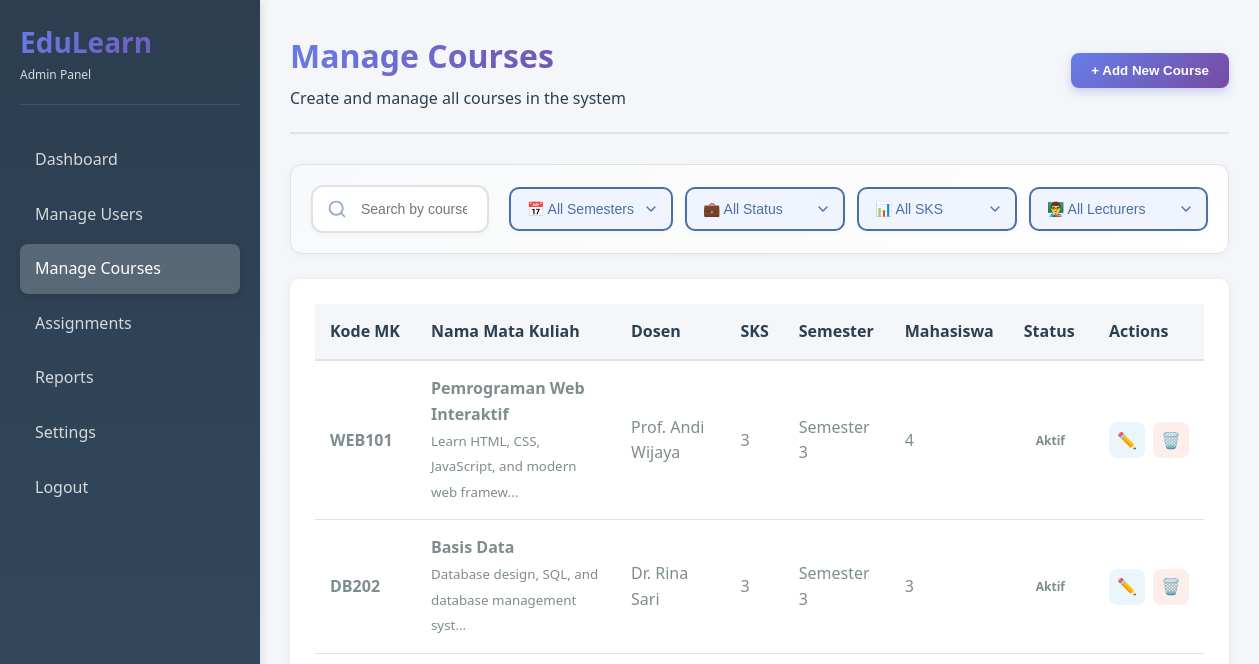
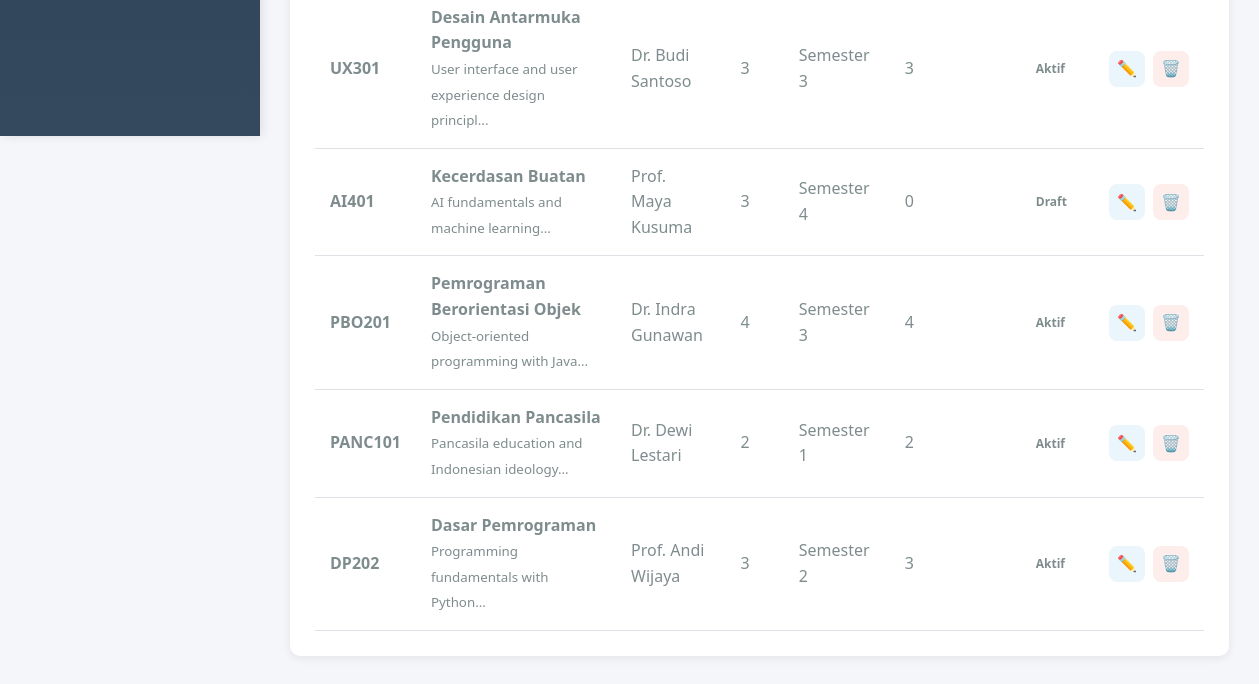
Page /admin/courses.php (signed in) on the earlier database version (2 pictures, top to bottom).
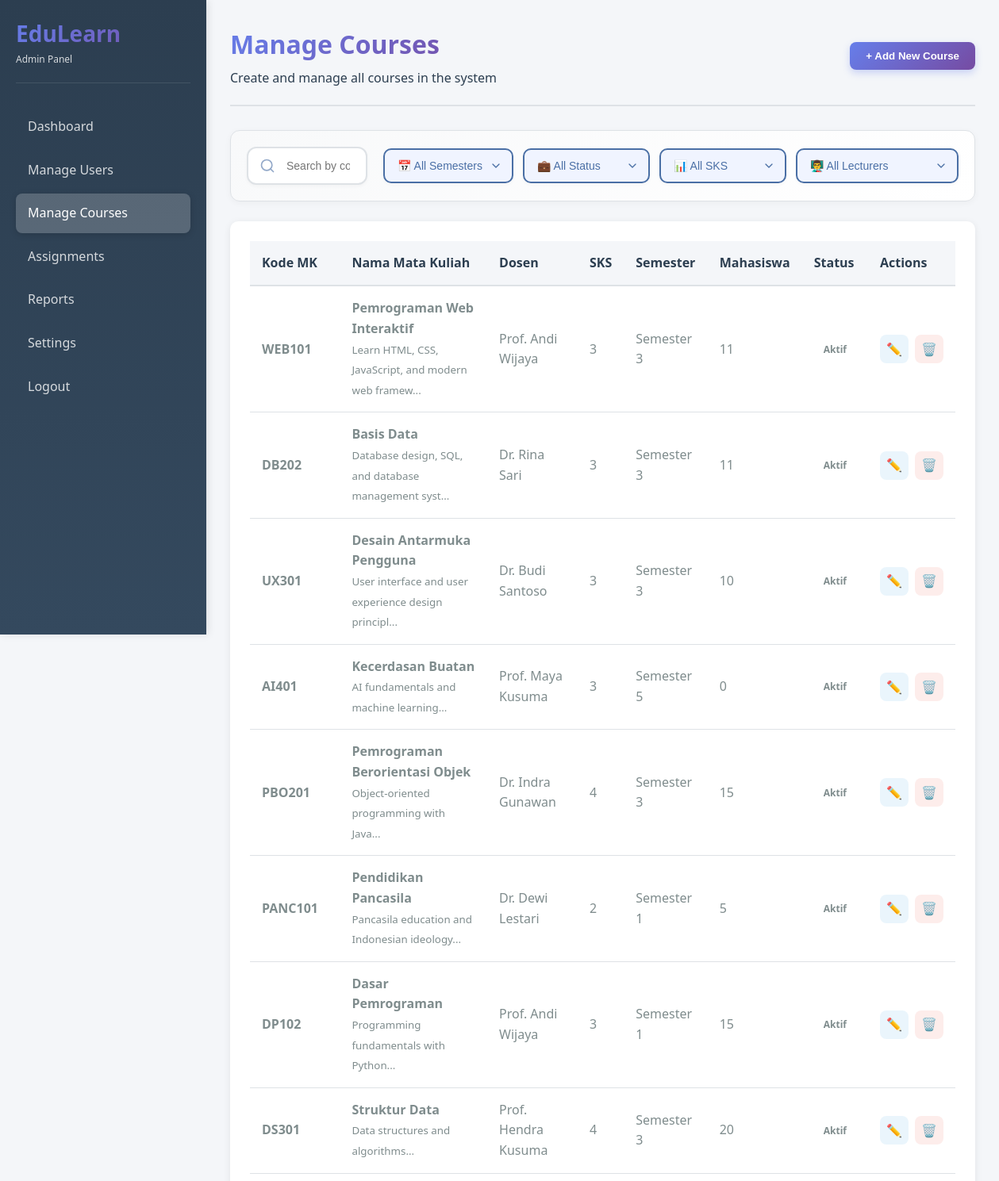
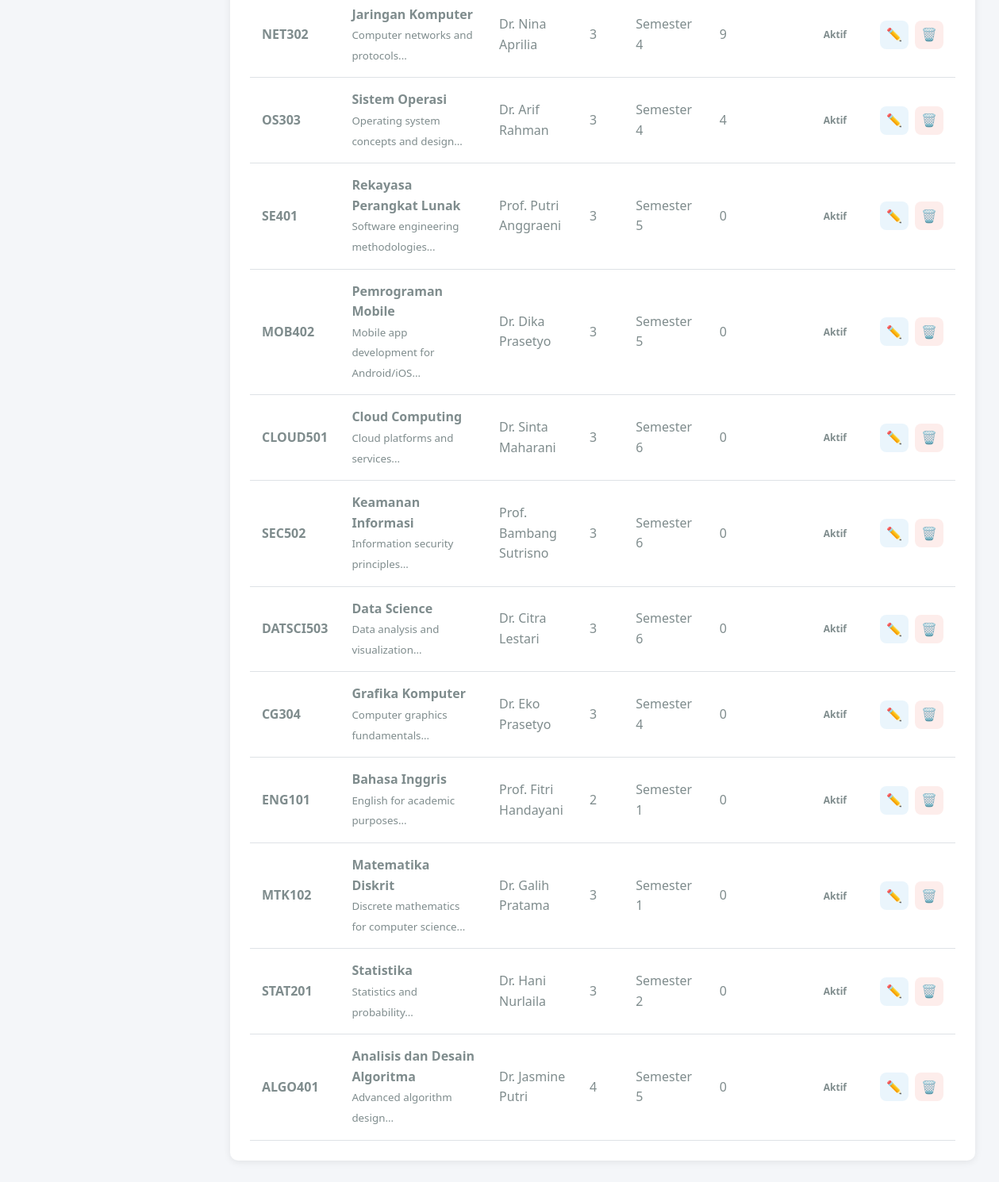
Same page on the later database version (2 pictures, top to bottom).
### tables this page shows
CREATE TABLE mata_kuliah (
    mk_id INT AUTO_INCREMENT PRIMARY KEY,
    kode_mk VARCHAR(20) UNIQUE NOT NULL,
    nama_mk VARCHAR(100) NOT NULL,
    deskripsi TEXT,
    sks INT NOT NULL,
    semester INT NOT NULL,
    dosen_id INT,
    status ENUM('aktif', 'draft', 'arsip') DEFAULT 'aktif',
    created_at TIMESTAMP DEFAULT CURRENT_TIMESTAMP,
    updated_at TIMESTAMP DEFAULT CURRENT_TIMESTAMP ON UPDATE CURRENT_TIMESTAMP,
    FOREIGN KEY (dosen_id) REFERENCES dosen(dosen_id) ON DELETE SET NULL,
    INDEX idx_semester (semester),
    INDEX idx_status (status)
);

CREATE TABLE dosen (
    dosen_id INT AUTO_INCREMENT PRIMARY KEY,
    nama_dosen VARCHAR(100) NOT NULL,
    email VARCHAR(100) UNIQUE,
    no_telepon VARCHAR(20),
    bidang_keahlian VARCHAR(100),
    created_at TIMESTAMP DEFAULT CURRENT_TIMESTAMP,
    INDEX idx_nama (nama_dosen)
);

### includes/functions.php (called while the page is built, shortened)
<?php
function escape_html($string) {
    return htmlspecialchars($string, ENT_QUOTES, 'UTF-8');
}

### admin/courses.php (the view, shortened to what this page needs)
<?php
require_once '../includes/functions.php';
$db = getDB();
$searchQuery = isset($_GET['search']) ? sanitize_input($_GET['search']) : '';
$sql = "SELECT mk.*, d.nama_dosen,
           (SELECT COUNT(*) FROM enrollments WHERE mk_id = mk.mk_id) as student_count
    FROM mata_kuliah mk
    LEFT JOIN dosen d ON mk.dosen_id = d.dosen_id
    WHERE 1=1";
$params = [];
$sql .= " ORDER BY mk.created_at DESC";
$stmt = $db->prepare($sql);
$stmt->execute($params);
$courses = $stmt->fetchAll();
?>
<!DOCTYPE html>
<html lang="id">
<head>
    <link rel="stylesheet" href="../assets/css/base.css">
    <link rel="stylesheet" href="../assets/css/adminindex.css">
</head>
<body>
    <div class="app-container">
        <aside class="sidebar admin-sidebar">
            <div class="sidebar-header">
                <h1>EduLearn</h1>
                <p style="font-size: 12px; opacity: 0.8;">Admin Panel</p>
            </div>
            <ul class="sidebar-nav">
                <li><a href="dashboard.php">Dashboard</a></li>
                <li><a href="users.php">Manage Users</a></li>
                <li class="active"><a href="courses.php">Manage Courses</a></li>
                <li><a href="assignments.php">Assignments</a></li>
                <li><a href="reports.php">Reports</a></li>
                <li><a href="settings.php">Settings</a></li>
                <li><a href="../auth/logout.php">Logout</a></li>
            </ul>
        </aside>
        <main class="main-content">
        <div class="admin-header">
                <div class="admin-title">
                    <h1>Manage Courses</h1>
                    <p>Create and manage all courses in the system</p>
                </div>
                <div class="admin-actions">
                    <button class="btn btn-primary" onclick="openModal('add')">+ Add New Course</button>
                </div>
            </div>
            <div class="admin-search-filter">
                <div class="search-box">
                    <form method="GET">
                        <input type="text" name="search" placeholder="Search by course name or code..." value="<?= escape_html($searchQuery) ?>" class="admin-search-input">
                    </form>
                </div>
                <div class="filter-options">
                    <select class="admin-filter-select" onchange="this.form.submit()" form="filterForm">
                        <option value="">📅 All Semesters</option>
                    </select>
                    <select class="admin-filter-select" onchange="this.form.submit()" form="filterForm">
                        <option value="">💼 All Status</option>
                    </select>
                    <select class="admin-filter-select" onchange="this.form.submit()" form="filterForm">
                        <option value="">📊 All SKS</option>
                    </select>
                    <select class="admin-filter-select" onchange="this.form.submit()" form="filterForm">
                        <option value="">👨‍🏫 All Lecturers</option>
                    </select>
                </div>
            </div>
            <div class="admin-table-container">
                <table class="admin-table">
                    <thead>
                        <tr>
                            <th>Kode MK</th>
                            <th>Nama Mata Kuliah</th>
                            <th>Dosen</th>
                            <th>SKS</th>
                            <th>Semester</th>
                            <th>Mahasiswa</th>
                            <th>Status</th>
                            <th>Actions</th>
                        </tr>
                    </thead>
                    <tbody>
                        <?php foreach ($courses as $course): ?>
                        <tr>
                            <td><strong><?= escape_html($course['kode_mk']) ?></strong></td>
                            <td>
                                <strong><?= escape_html($course['nama_mk']) ?></strong><br>
                                <small><?= escape_html($course['deskripsi'] ? substr($course['deskripsi'], 0, 50) . '...' : '-') ?></small>
                            </td>
                            <td><?= escape_html($course['nama_dosen'] ?? '-') ?></td>
                            <td><?= $course['sks'] ?></td>
                            <td>Semester <?= $course['semester'] ?></td>
                            <td><?= $course['student_count'] ?></td>
                            <td>
                                <span class="status-badge status-<?= $course['status'] ?>">
                                    <?= ucfirst($course['status']) ?>
                                </span>
                            </td>
                            <td>
                                <div class="action-buttons">
                                    <button class="btn-icon btn-edit" onclick='editCourse(<?= json_encode($course) ?>)'>✏️</button>
                                    <button class="btn-icon btn-delete" onclick="deleteCourse(<?= $course['mk_id'] ?>, '<?= escape_html($course['nama_mk']) ?>')">🗑️</button>
                                </div>
                            </td>
                        </tr>
                        <?php endforeach; ?>
                    </tbody>
                </table>
            </div>
        </main>
    </div>
</body>
</html>

### assets/css/base.css (style rules this page uses)
:root { --primary-color: #3498db; --secondary-color: #2ecc71; --danger-color: #e74c3c; --warning-color: #f39c12; --dark-bg: #2c3e50; --body-bg: #f4f6f9; --card-bg: #ffffff; --border-color: #dee2e6; --text-primary: #2c3e50; --text-secondary: #7f8c8d; --primary-gradient: linear-gradient(135deg, #667eea 0%, #764ba2 100%); --shadow: 0 2px 10px rgba(0, 0, 0, 0.08); --shadow-hover: 0 5px 20px rgba(0, 0, 0, 0.12); --border-radius: 10px; --color-web: #3498db; --color-database: #2ecc71; --color-design: #e74c3c; --color-ai: #9b59b6; --color-pbo: #f39c12; --color-pancasila: #34495e; --color-dp: #1abc9c; }
* { margin: 0; padding: 0; box-sizing: border-box; }
body { font-family: 'Segoe UI', Tahoma, Geneva, Verdana, sans-serif; background-color: var(--body-bg); color: var(--text-primary); line-height: 1.6; }
.app-container { display: flex; min-height: 100vh; }
.sidebar { width: 260px; background: linear-gradient(180deg, #4A6FA5 0%, #6B93C5 100%); color: white; padding: 20px; position: fixed; height: 100vh; overflow-y: auto; box-shadow: 2px 0 10px rgba(0, 0, 0, 0.1); }
.sidebar-header { margin-bottom: 30px; padding-bottom: 20px; border-bottom: 1px solid rgba(255, 255, 255, 0.1); }
.sidebar-header h1 { font-size: 28px; font-weight: 700; background: linear-gradient(135deg, #667eea 0%, #764ba2 100%); -webkit-background-clip: text; -webkit-text-fill-color: transparent; background-clip: text; }
.sidebar-nav { list-style: none; }
.sidebar-nav li { margin-bottom: 5px; }
.sidebar-nav a { display: block; padding: 12px 15px; color: rgba(255, 255, 255, 0.8); text-decoration: none; border-radius: 8px; transition: all 0.3s ease; font-weight: 500; }
.sidebar-nav li.active a { background: rgba(255, 255, 255, 0.2); color: white; box-shadow: 0 2px 8px rgba(0, 0, 0, 0.15); }
.main-content { margin-left: 260px; flex: 1; padding: 30px; min-height: 100vh; }
.btn { padding: 10px 20px; border: none; border-radius: 8px; font-weight: 600; cursor: pointer; transition: all 0.3s ease; text-decoration: none; display: inline-block; }
.btn-primary { background: linear-gradient(135deg, #667eea 0%, #764ba2 100%); color: white; box-shadow: 0 4px 10px rgba(102, 126, 234, 0.3); }

Differences in the rows shown:
computed for mata_kuliah "WEB101": student_count "4" → "11"
computed for mata_kuliah "DB202": student_count "3" → "11"
computed for mata_kuliah "UX301": student_count "3" → "10"
changed mata_kuliah "AI401": semester "4" → "5"; status "Draft" → "Aktif"
computed for mata_kuliah "PBO201": student_count "4" → "15"
computed for mata_kuliah "PANC101": student_count "2" → "5"
changed mata_kuliah "Dasar Pemrograman": kode_mk "DP202" → "DP102"; semester "2" → "1"; student_count "3" → "15"
added mata_kuliah: kode_mk "DS301", nama_mk "Struktur Data", deskripsi "Data structures and algorithms...", dosen.nama_dosen "Prof. Hendra Kusuma", sks "4", semester "3", student_count "20", status "Aktif"
added mata_kuliah: kode_mk "NET302", nama_mk "Jaringan Komputer", deskripsi "Computer networks and protocols...", dosen.nama_dosen "Dr. Nina Aprilia", sks "3", semester "4", student_count "9", status "Aktif"
added mata_kuliah: kode_mk "OS303", nama_mk "Sistem Operasi", deskripsi "Operating system concepts and design...", dosen.nama_dosen "Dr. Arif Rahman", sks "3", semester "4", student_count "4", status "Aktif"
added mata_kuliah: kode_mk "SE401", nama_mk "Rekayasa Perangkat Lunak", deskripsi "Software engineering methodologies...", dosen.nama_dosen "Prof. Putri Anggraeni", sks "3", semester "5", student_count "0", status "Aktif"
added mata_kuliah: kode_mk "MOB402", nama_mk "Pemrograman Mobile", deskripsi "Mobile app development for Android/iOS...", dosen.nama_dosen "Dr. Dika Prasetyo", sks "3", semester "5", student_count "0", status "Aktif"
added mata_kuliah: kode_mk "CLOUD501", nama_mk "Cloud Computing", deskripsi "Cloud platforms and services...", dosen.nama_dosen "Dr. Sinta Maharani", sks "3", semester "6", student_count "0", status "Aktif"
added mata_kuliah: kode_mk "SEC502", nama_mk "Keamanan Informasi", deskripsi "Information security principles...", dosen.nama_dosen "Prof. Bambang Sutrisno", sks "3", semester "6", student_count "0", status "Aktif"
added mata_kuliah: kode_mk "DATSCI503", nama_mk "Data Science", deskripsi "Data analysis and visualization...", dosen.nama_dosen "Dr. Citra Lestari", sks "3", semester "6", student_count "0", status "Aktif"
added mata_kuliah: kode_mk "CG304", nama_mk "Grafika Komputer", deskripsi "Computer graphics fundamentals...", dosen.nama_dosen "Dr. Eko Prasetyo", sks "3", semester "4", student_count "0", status "Aktif"
added mata_kuliah: kode_mk "ENG101", nama_mk "Bahasa Inggris", deskripsi "English for academic purposes...", dosen.nama_dosen "Prof. Fitri Handayani", sks "2", semester "1", student_count "0", status "Aktif"
added mata_kuliah: kode_mk "MTK102", nama_mk "Matematika Diskrit", deskripsi "Discrete mathematics for computer science...", dosen.nama_dosen "Dr. Galih Pratama", sks "3", semester "1", student_count "0", status "Aktif"
added mata_kuliah: kode_mk "STAT201", nama_mk "Statistika", deskripsi "Statistics and probability...", dosen.nama_dosen "Dr. Hani Nurlaila", sks "3", semester "2", student_count "0", status "Aktif"
added mata_kuliah: kode_mk "ALGO401", nama_mk "Analisis dan Desain Algoritma", deskripsi "Advanced algorithm design...", dosen.nama_dosen "Dr. Jasmine Putri", sks "4", semester "5", student_count "0", status "Aktif"
